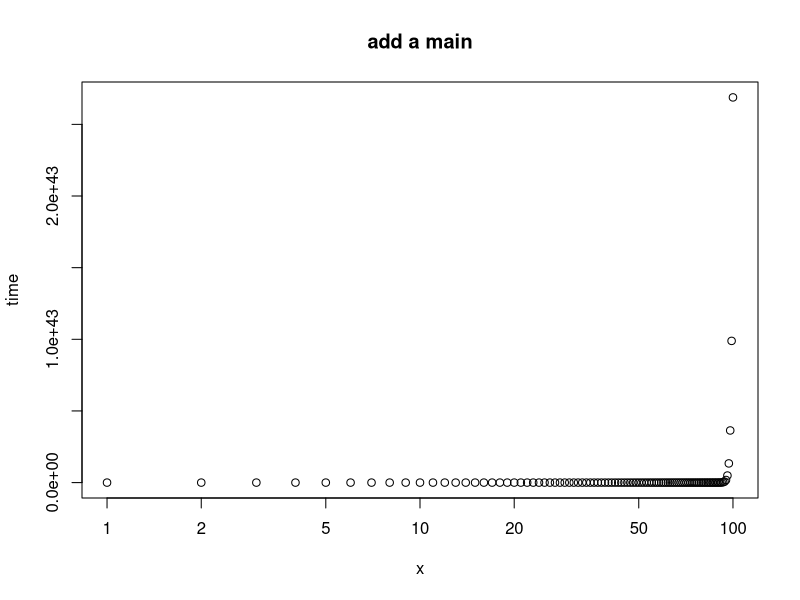

Write the R code that produced this figure.
## ---- chunk 1
1+1==2
## ---- chunk 2
x=1:100
plot(x,exp(x),ylab="time",log="x",main="add a main")
